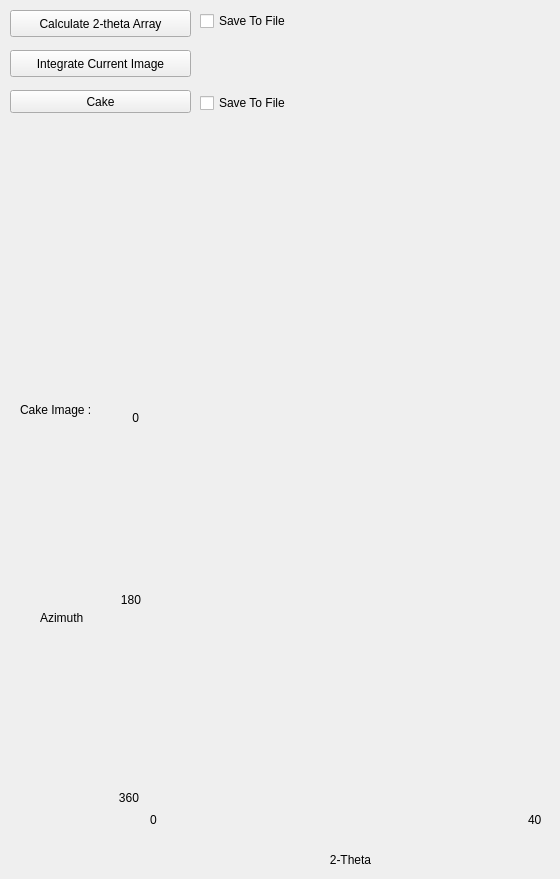
    <widget class="QWidget" name="integrateTab">
     <attribute name="title">
      <string>Integrate</string>
     </attribute>
     <widget class="MyPlotWidget" name="integratePlotWidget" native="true">
      <property name="geometry">
       <rect>
        <x>10</x>
        <y>140</y>
        <width>541</width>
        <height>251</height>
       </rect>
      </property>
     </widget>
     <widget class="QPushButton" name="integrateCurrentButton">
      <property name="geometry">
       <rect>
        <x>10</x>
        <y>50</y>
        <width>181</width>
        <height>27</height>
       </rect>
      </property>
      <property name="text">
       <string>Integrate Current Image</string>
      </property>
     </widget>
     <widget class="QPushButton" name="calc2ThetaButton">
      <property name="geometry">
       <rect>
        <x>10</x>
        <y>10</y>
        <width>181</width>
        <height>27</height>
       </rect>
      </property>
      <property name="text">
       <string>Calculate 2-theta Array</string>
      </property>
     </widget>
     <widget class="QCheckBox" name="save2ThetaCB">
      <property name="geometry">
       <rect>
        <x>200</x>
        <y>10</y>
        <width>111</width>
        <height>22</height>
       </rect>
      </property>
      <property name="text">
       <string>Save To File</string>
      </property>
     </widget>
     <widget class="QPushButton" name="cakeButton">
      <property name="geometry">
       <rect>
        <x>10</x>
        <y>90</y>
        <width>181</width>
        <height>23</height>
       </rect>
      </property>
      <property name="text">
       <string>Cake</string>
      </property>
      <property name="checkable">
       <bool>false</bool>
      </property>
     </widget>
     <widget class="QCheckBox" name="saveCakeCB">
      <property name="geometry">
       <rect>
        <x>200</x>
        <y>90</y>
        <width>111</width>
        <height>26</height>
       </rect>
      </property>
      <property name="text">
       <string>Save To File</string>
      </property>
     </widget>
     <widget class="myImDisplay" name="intImageDisplay" native="true">
      <property name="geometry">
       <rect>
        <x>150</x>
        <y>400</y>
        <width>400</width>
        <height>400</height>
       </rect>
      </property>
     </widget>
     <widget class="QLabel" name="label_42">
      <property name="geometry">
       <rect>
        <x>108</x>
        <y>410</y>
        <width>31</width>
        <height>16</height>
       </rect>
      </property>
      <property name="text">
       <string>0</string>
      </property>
      <property name="alignment">
       <set>Qt::AlignRight|Qt::AlignTrailing|Qt::AlignVCenter</set>
      </property>
     </widget>
     <widget class="QLabel" name="label_43">
      <property name="geometry">
       <rect>
        <x>80</x>
        <y>790</y>
        <width>59</width>
        <height>15</height>
       </rect>
      </property>
      <property name="text">
       <string>360</string>
      </property>
      <property name="alignment">
       <set>Qt::AlignRight|Qt::AlignTrailing|Qt::AlignVCenter</set>
      </property>
     </widget>
     <widget class="QLabel" name="label_44">
      <property name="geometry">
       <rect>
        <x>100</x>
        <y>590</y>
        <width>41</width>
        <height>20</height>
       </rect>
      </property>
      <property name="text">
       <string>180</string>
      </property>
      <property name="alignment">
       <set>Qt::AlignRight|Qt::AlignTrailing|Qt::AlignVCenter</set>
      </property>
     </widget>
     <widget class="QLabel" name="label_45">
      <property name="geometry">
       <rect>
        <x>40</x>
        <y>610</y>
        <width>59</width>
        <height>15</height>
       </rect>
      </property>
      <property name="text">
       <string>Azimuth</string>
      </property>
     </widget>
     <widget class="QLabel" name="label_46">
      <property name="geometry">
       <rect>
        <x>150</x>
        <y>810</y>
        <width>21</width>
        <height>20</height>
       </rect>
      </property>
      <property name="text">
       <string>0</string>
      </property>
     </widget>
     <widget class="QLabel" name="maxTTHLab">
      <property name="geometry">
       <rect>
        <x>528</x>
        <y>810</y>
        <width>21</width>
        <height>20</height>
       </rect>
      </property>
      <property name="text">
       <string>40</string>
      </property>
     </widget>
     <widget class="QLabel" name="label_48">
      <property name="geometry">
       <rect>
        <x>310</x>
        <y>850</y>
        <width>81</width>
        <height>20</height>
       </rect>
      </property>
      <property name="text">
       <string>2-Theta</string>
      </property>
      <property name="alignment">
       <set>Qt::AlignCenter</set>
      </property>
     </widget>
     <widget class="QLabel" name="label_49">
      <property name="geometry">
       <rect>
        <x>20</x>
        <y>400</y>
        <width>91</width>
        <height>20</height>
       </rect>
      </property>
      <property name="text">
       <string>Cake Image :</string>
      </property>
     </widget>
    </widget>
